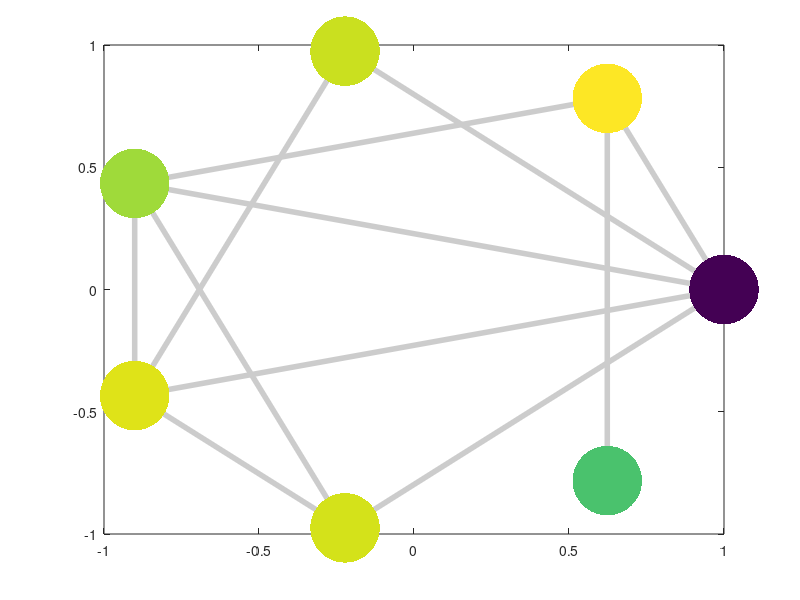

Source code (MATLAB): (Note: this script raises an error after producing the figure.)
clear
close all
clc

%% Parameter settings
N = 7;                  % NOTE: Index of the eigenvector
x = zeros(N,1);
y = zeros(N,1);

for i = 1:N
    x(i) = cos(2*(i-1)*pi/7);
    y(i) = sin(2*(i-1)*pi/7);
end


% Given graph Laplacian
L = [5, -1, -1, -1, -1, -1, 0;
    -1, 3, 0, -1, 0, 0, -1;
    -1, 0, 2, 0, -1, 0, 0;
    -1, -1, 0, 4, -1, -1, 0;
    -1, 0, -1, -1, 4, -1, 0;
    -1, 0, 0, -1, -1, 3, 0;
    0, -1, 0, 0, 0, 0, 1];

[T, Lambda] = eig(L);


%% Visualization
figure
hold on
box on

% Generate the graph (nodes and edges) corresponding to the graph Laplacian
scatter(x, y, 20, 'k', 'filled');
for i = 1:N
    for j = i+1:N
        if L(i, j) == -1
            plot([x(i), x(j)], [y(i), y(j)], 'Color', [0.8, 0.8, 0.8], 'LineWidth', 4.0);
        end
    end
end

% Plot the graph Fourier basis (eigenvector values on vertices)
v_num = 7;
z = T(:, v_num);
scatter(x, y, 2500, z, 'filled');
colormap(slanCM('vik'));

c = colorbar;
c.Location = "westoutside";
c.FontSize = 20;
clim([-1, 1]);

pbaspect([1, 1, 1])
xlim([-1, 1])
ylim([-1, 1])
set(gcf, 'Color', 'white');
axis off


%% Save the data
if ~exist('Graph_Fourier_Transform', 'dir')
    mkdir('Graph_Fourier_Transform');
end

filename = fullfile('Graph_Fourier_Transform', sprintf('Graph_Fourier_Basis_%d.svg', v_num));
print(gcf, filename, '-dsvg');
